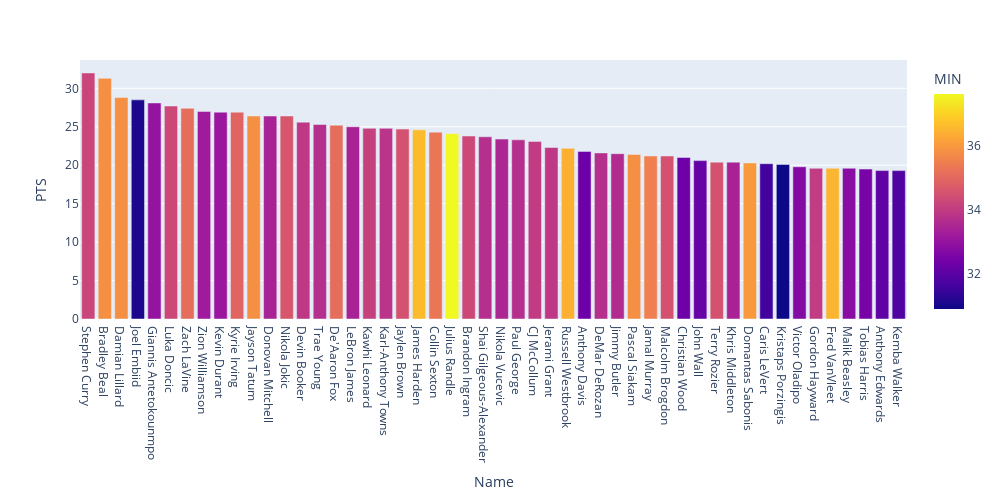

The code cell stored with this chart in its notebook:
### Code cell
#PTS with mins 
fig = px.bar(df, x = 'Name', y = 'PTS', color = 'MIN',width = 1000, height = 500)
fig.show()

### Figure 1 — Plotly figure (JSON) as saved in the notebook; plotly's stock layout.template omitted (floating-point values rounded to 4 significant figures)
{"data": [{"alignmentgroup": "True", "hovertemplate": "Name=%{x}<br>PTS=%{y}<br>MIN=%{marker.color}<extra></extra>", "legendgroup": "", "marker": {"color": [34.2, 35.8, 35.8, 31.1, 33, 34.3, 35.1, 33.2, 33.1, 34.9, 35.8, 33.4, 34.6, 33.9, 33.7, 35.1, 33.4, 34.1, 33.8, 34.5, 36.6, 35.3, 37.6, 34.3, 33.7, 33.5, 33.7, 34, 33.9, 36.4, 32.3, 33.7, 33.6, 35.8, 35.5, 34.5, 32.3, 32.2, 34.5, 33.4, 36, 31.6, 30.9, 32.7, 34, 36.5, 32.8, 32.5, 32.1, 31.8], "coloraxis": "coloraxis"}, "name": "", "offsetgroup": "", "orientation": "v", "showlegend": false, "textposition": "auto", "type": "bar", "x": ["Stephen Curry", "Bradley Beal", "Damian Lillard", "Joel Embiid", "Giannis Antetokounmpo", "Luka Doncic", "Zach LaVine", "Zion Williamson", "Kevin Durant", "Kyrie Irving", "Jayson Tatum", "Donovan Mitchell", "Nikola Jokic", "Devin Booker", "Trae Young", "De'Aaron Fox", "LeBron James", "Kawhi Leonard", "Karl-Anthony Towns", "Jaylen Brown", "James Harden", "Collin Sexton", "Julius Randle", "Brandon Ingram", "Shai Gilgeous-Alexander", "Nikola Vucevic", "Paul George", "CJ McCollum", "Jerami Grant", "Russell Westbrook", "Anthony Davis", "DeMar DeRozan", "Jimmy Butler", "Pascal Siakam", "Jamal Murray", "Malcolm Brogdon", "Christian Wood", "John Wall", "Terry Rozier", "Khris Middleton", "Domantas Sabonis", "Caris LeVert", "Kristaps Porzingis", "Victor Oladipo", "Gordon Hayward", "Fred VanVleet", "Malik Beasley", "Tobias Harris", "Anthony Edwards", "Kemba Walker"], "xaxis": "x", "y": [32, 31.3, 28.8, 28.5, 28.1, 27.7, 27.4, 27, 26.9, 26.9, 26.4, 26.4, 26.4, 25.6, 25.3, 25.2, 25, 24.8, 24.8, 24.7, 24.6, 24.3, 24.1, 23.8, 23.7, 23.4, 23.3, 23.1, 22.3, 22.2, 21.8, 21.6, 21.5, 21.4, 21.2, 21.2, 21, 20.6, 20.4, 20.4, 20.3, 20.2, 20.1, 19.8, 19.6, 19.6, 19.6, 19.5, 19.3, 19.3], "yaxis": "y"}], "layout": {"barmode": "relative", "coloraxis": {"colorbar": {"title": {"text": "MIN"}}, "colorscale": [[0, "#0d0887"], [0.1111, "#46039f"], [0.2222, "#7201a8"], [0.3333, "#9c179e"], [0.4444, "#bd3786"], [0.5556, "#d8576b"], [0.6667, "#ed7953"], [0.7778, "#fb9f3a"], [0.8889, "#fdca26"], [1, "#f0f921"]]}, "height": 500, "legend": {"tracegroupgap": 0}, "margin": {"t": 60}, "width": 1000, "xaxis": {"anchor": "y", "domain": [0, 1], "title": {"text": "Name"}}, "yaxis": {"anchor": "x", "domain": [0, 1], "title": {"text": "PTS"}}}}
